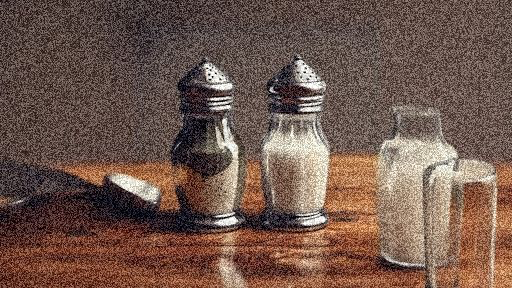
#> input picture colornoisyimg.png, 512 x 288 px
$ python miniproject1.py
#> lines starting #> are read from the running program, lines starting #| are printed output that depends on the picture
# write a code in python and using opencv :
# task have to load image , grayscale it , show it , save it
# also take path of image from user along with option to save or show ,
# if save output save iamge name alog with output message.

import cv2

image = cv2.imread(input("Enter image path : "))
#> the answer given: colornoisyimg.png
#> image is the input picture: shape (288, 512, 3); mean B, G, R 77.1, 87.7, 112.6
gray = cv2.cvtColor(image , cv2.COLOR_BGR2GRAY)
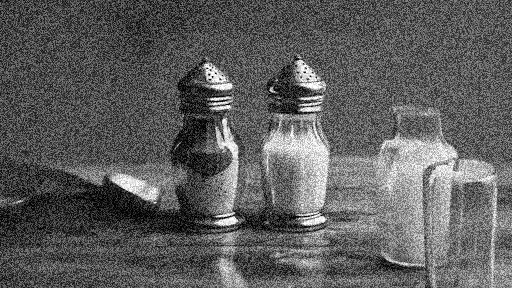
#> gray: shape (288, 512); min 0, max 255, mean 93.9

option = input("save or show : ")
#> the answer given: out.png

if option == "save":
    save = cv2.imwrite(input("enter file name to save : ") , gray)
    print("Image saved successfully")
elif option == "show" :
    cv2.imshow("Grayscale Image" , gray)
    cv2.waitKey(0)
    cv2.destroyAllWindows()
    print("Image shown Successfully")
else:
    print("Invalid Option")

$ run again, on retinex.png
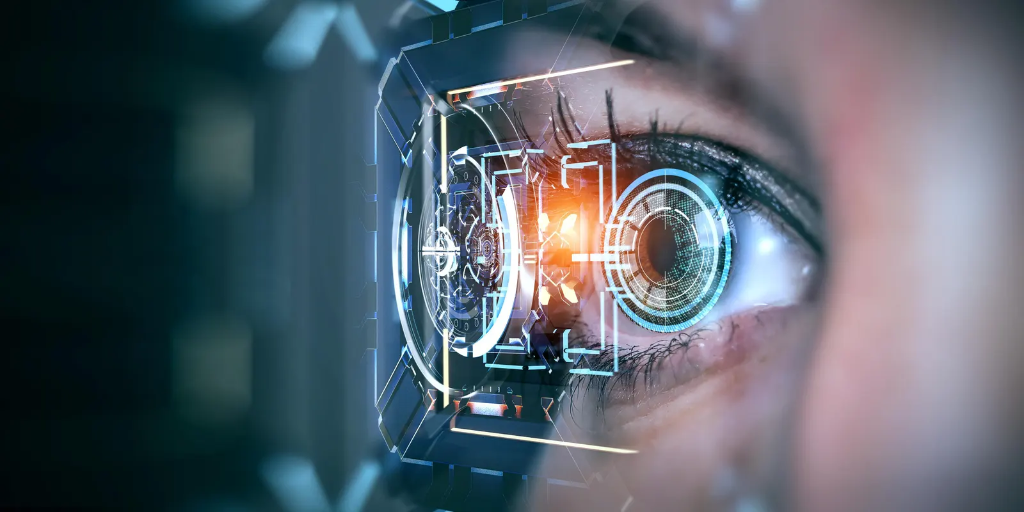
#> input picture retinex.png, 1024 x 512 px
#> image is the input picture: shape (512, 1024, 3); mean B, G, R 106, 96.2, 86.1
#> `gray = cv2.cvtColor(image , cv2.COLOR_BGR2GRAY)`:
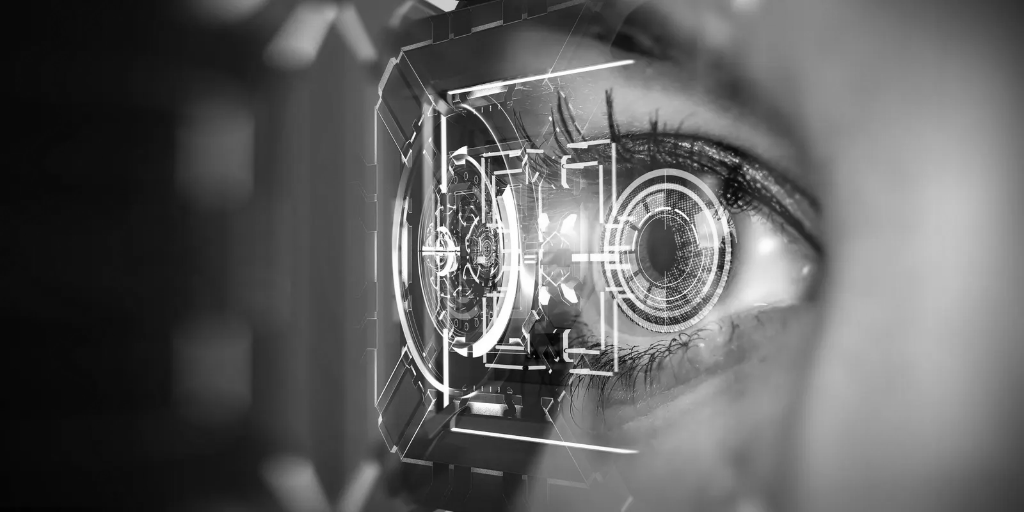
#> gray: shape (512, 1024); min 2, max 255, mean 94.3
